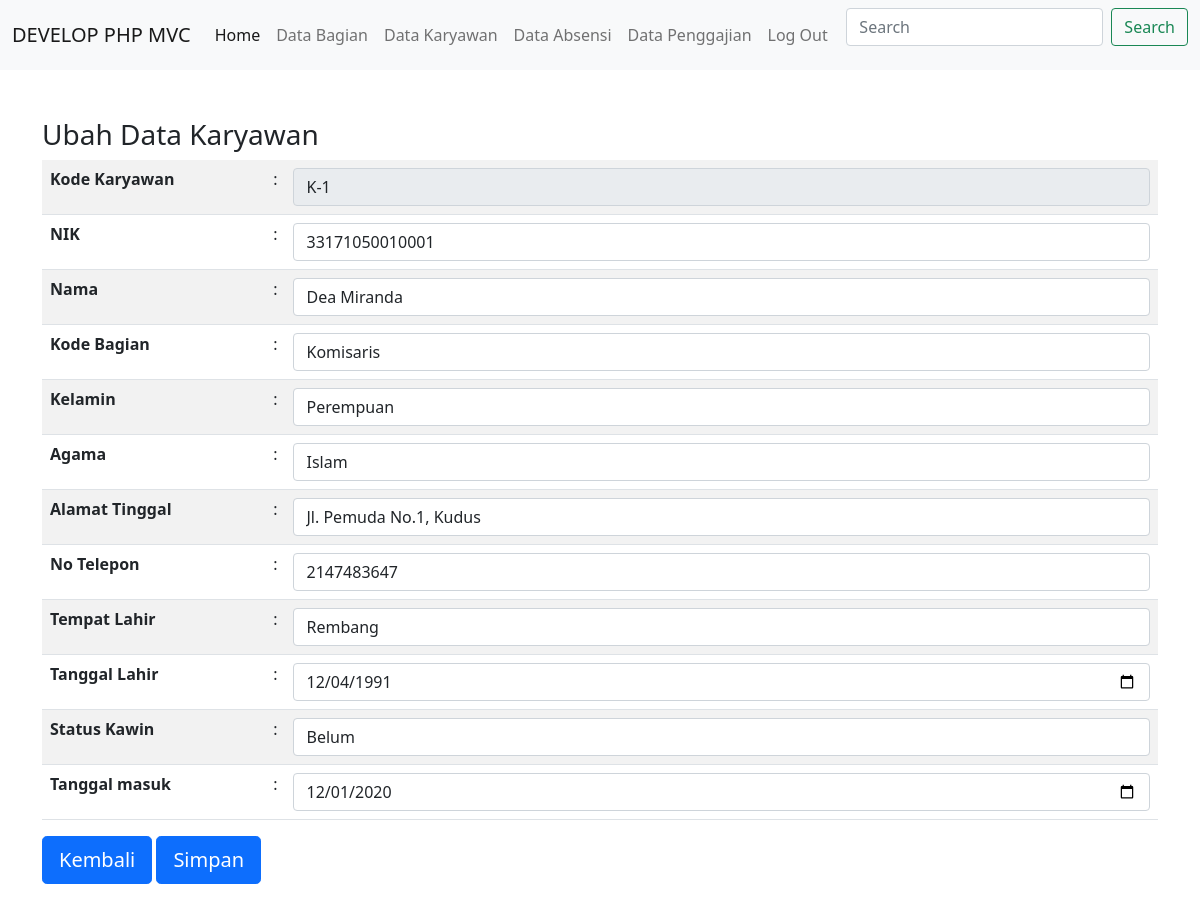
/public/karyawan/detail/K-1 (signed in), run on the app's committed database.
### tables this page shows
CREATE TABLE `karyawan` (
  `kd_karyawan` char(5) NOT NULL,
  `nik` varchar(20) NOT NULL,
  `nama_karyawan` varchar(100) DEFAULT NULL,
  `kd_bagian` char(4) DEFAULT NULL,
  `kelamin` varchar(10) DEFAULT NULL,
  `agama` varchar(20) DEFAULT NULL,
  `alamat_tinggal` varchar(1000) DEFAULT NULL,
  `no_telepon` int(10) DEFAULT NULL,
  `tempat_lahir` varchar(60) DEFAULT NULL,
  `tanggal_lahir` date DEFAULT NULL,
  `status_kawin` varchar(10) DEFAULT NULL,
  `tanggal_masuk` date DEFAULT NULL
);

CREATE TABLE `bagian` (
  `kd_bagian` char(4) NOT NULL,
  `nama_bagian` varchar(100) NOT NULL,
  `gaji_pokok` int(10) DEFAULT NULL,
  `uang_jamsostek` int(10) DEFAULT NULL,
  `uang_lembur` int(10) DEFAULT NULL
);

### app/core/Controller.php (called while the page is built, shortened)
<?php
class Controller{
	public function view($view, $data = [])
	{
		require_once'../app/views/'.$view.'.php';
	}
	public function model($model)
	{
		return new $model;
	}
}
?>

### app/controllers/Karyawan.php (called while the page is built, shortened)
<?php
class Karyawan extends Controller{
	public function detail($kd_karyawan)
	{
		$data['judul']='Detail Karyawan';
		$data['bag']=$this->model('Bagian_model')->getAllBagian();
		$data['kry']=$this->model('Karyawan_model')->getKaryawanByKd($kd_karyawan);
		$this->view('karyawan/detail',$data);
	}
}
?>

### app/core/App.php (called while the page is built, shortened)
<?php
class App {
    protected $method = 'index';
    protected $params = [];
    public function __construct()
    {
        $url = $this->parse_url();
        if(file_exists('../app/controllers/' . $url[0] . '.php') ) {
            unset($url[0]);
        }
        $this->controller = new $this->controller;
        if ( isset($url[1] )){
            if (method_exists ($this->controller, $url[1])){
                $this->method = $url[1];
                unset($url[1]);
            }
        }
        if( !empty($url)){
            $this->params = array_values($url);
        }
        call_user_func_array([$this->controller, $this->method], $this->params);
    }
    public function parse_url()
    {
        if(isset($_GET['url']) ){
            $url = rtrim($_GET['url'],'/');
            $url = filter_var($url, FILTER_SANITIZE_URL);
            $url = explode('/', $url);
            return $url;
        }
    }
}
?>

### public/index.php (called while the page is built, shortened)
<?php
$app = new App;
?>

### app/core/Database.php (called while the page is built, shortened)
<?php
class Database{
	private $host=DB_HOST;
	private $user=DB_USER;
	private $pass=DB_PASS;
	private $db_name=DB_NAME;
	private $dbh;
	private $stmt;
	public function __construct()
	{
		$dsn='mysql:host='.$this->host.';dbname='.$this->db_name;
		$option=[
			PDO::ATTR_PERSISTENT => TRUE,
			PDO::ATTR_ERRMODE => PDO::ERRMODE_EXCEPTION
		];
		try{
			$this->dbh=new PDO($dsn,$this->user,$this->pass,$option);
		} catch(PDOException $e){
			die($e->getMessage());
		}
	}
	public function query($query)
	{
		$this->stmt=$this->dbh->prepare($query);
	}
	public function bind($param, $value, $type=null)
	{
		if(is_null($type)){
			switch(true){
				default:
					$type=PDO::PARAM_STR;
			}
		}
		$this->stmt->bindValue($param, $value, $type);
	}
	public function execute()
	{
		$this->stmt->execute();
	}
	public function single()
	{
		$this->execute();
		return $this->stmt->fetch(PDO::FETCH_ASSOC);
	}
}
?>

### app/models/Karyawan_model.php (called while the page is built, shortened)
<?php
class Karyawan_model{
	private $db;
	public function __construct()
	{
		$this->db=new Database;
	}
	public function getKaryawanByKd($kd_karyawan)
	{
		$this->db->query('SELECT * FROM karyawan, bagian WHERE karyawan.kd_bagian=bagian.kd_bagian AND kd_karyawan =:kd_karyawan');
		$this->db->bind('kd_karyawan',$kd_karyawan);
		return $this->db->single();
	}
}
?>

### app/views/karyawan/detail.php (the view, shortened to what this page needs)
<div class="container mt-5">
	<form action="<?=BASEURL;?>/karyawan/updateDataKaryawan" method="post">
		<h3>Ubah Data Karyawan</h3>
		<table class="table table-striped table-middle">
  			<tr>
    			<th width="20%">Kode Karyawan</th>
    			<td width="1%">:</td>
    			<td>
    				<input readonly type="text" class="form-control" name="kd_karyawan" value="<?=$data['kry']['kd_karyawan'] ?>" required>
    			</td>
  			</tr>
  			<tr>
    			<th>NIK</th>
    			<td>:</td>
    			<td>
    				<input type="text" class="form-control" name="nik" value="<?=$data['kry']['nik'] ?>" required>
    			</td>
  			</tr>
  			<tr>
    			<th>Nama</th>
    			<td>:</td>
    			<td>
    				<input type="text" class="form-control" name="nama_karyawan" value="<?=$data['kry']['nama_karyawan'] ?>" required>
    			</td>
  			</tr>
  			<tr>
  				<th>Kode Bagian</th>
  				<td>:</td>
				<td>
				    <select class="form-control selectlive" name="kd_bagian" required>
				        <option value="<?=$data['kry']['kd_bagian'] ?>" selected>
				        	<?=$data['kry']['nama_bagian'] ?>
				        </option>
				    </select>
				</td>
  			</tr>
			<tr>
			    <th>Kelamin</th>
			    <td>:</td>
			    <td>
			    	<select class="form-control selectlive" name="kelamin" required>
			        	<option value="<?=$data['kry']['kelamin'] ?>" selected><?=$data['kry']['kelamin'] ?></option>
			      	</select>
			    </td>
			</tr>
  			<tr>
  				<th>Agama</th>
    			<td>:</td>
			    <td>
				    <select class="form-control selectlive" name="agama" required>
				    	<option value="<?=$data['kry']['agama'] ?>" selected><?=$data['kry']['agama'] ?></option>
				    </select>
			    </td>
			</tr>
			<tr>
			  	<th>Alamat Tinggal</th>
			    <td>:</td>
			    <td><input type="text" class="form-control" name="alamat_tinggal" value="<?=$data['kry']['alamat_tinggal'] ?>"required></td>
			</tr>
			<tr>
				<th>No Telepon</th>
			    <td>:</td>
			    <td>
			    	<input type="text" class="form-control" name="no_telepon" value="<?=$data['kry']['no_telepon'] ?>"required>
			    </td>
			</tr>
		  	<tr>
		  		<th>Tempat Lahir</th>
		    	<td>:</td>
		    	<td>
		    		<input type="text" class="form-control" name="tempat_lahir" value="<?=$data['kry']['tempat_lahir'] ?>"required>
		    	</td>
		  	</tr>
		  	<tr>
		  		<th>Tanggal Lahir</th>
		    	<td>:</td>
		    	<td>
		    		<input type="date" class="form-control" name="tanggal_lahir" value="<?=$data['kry']['tanggal_lahir'] ?>"required>
		    	</td>
		  	</tr>
		  	<tr>
		  		<th>Status Kawin</th>
		    	<td>:</td>
		    	<td>
			      	<select class="form-control selectlive" name="status_kawin" required>
			        	<option value="<?=$data['kry']['status_kawin'] ?>" selected ><?=$data['kry']['status_kawin'] ?></option>
			      	</select>
		    	</td>
		  	</tr>
		  	<tr>
		  		<th>Tanggal masuk</th>
		    	<td>:</td>
		    	<td><input type="date" class="form-control" name="tanggal_masuk" value="<?=$data['kry']['tanggal_masuk'] ?>"required></td>
		  	</tr>
		</table>
  		<a href="<?=BASEURL;?>/karyawan" class="btn btn-primary btn-lg">
  			<i class="glyphicon glyphicon-floppy-save"></i> Kembali
		</a>
		<button type="submit" class="btn btn-primary btn-lg">
	  		<i class="glyphicon glyphicon-floppy-save"></i> Simpan
		</button>
	</form>
</div>

### data on the page
karyawan: kd_karyawan "K-1", nik "33171050010001", nama_karyawan "Dea Miranda", kd_bagian "Komisaris", kelamin "Perempuan", agama "Islam", alamat_tinggal "Jl. Pemuda No.1, Kudus", no_telepon "2147483647", tempat_lahir "Rembang", tanggal_lahir "12/04/1991", status_kawin "Belum", tanggal_masuk "12/01/2020"
